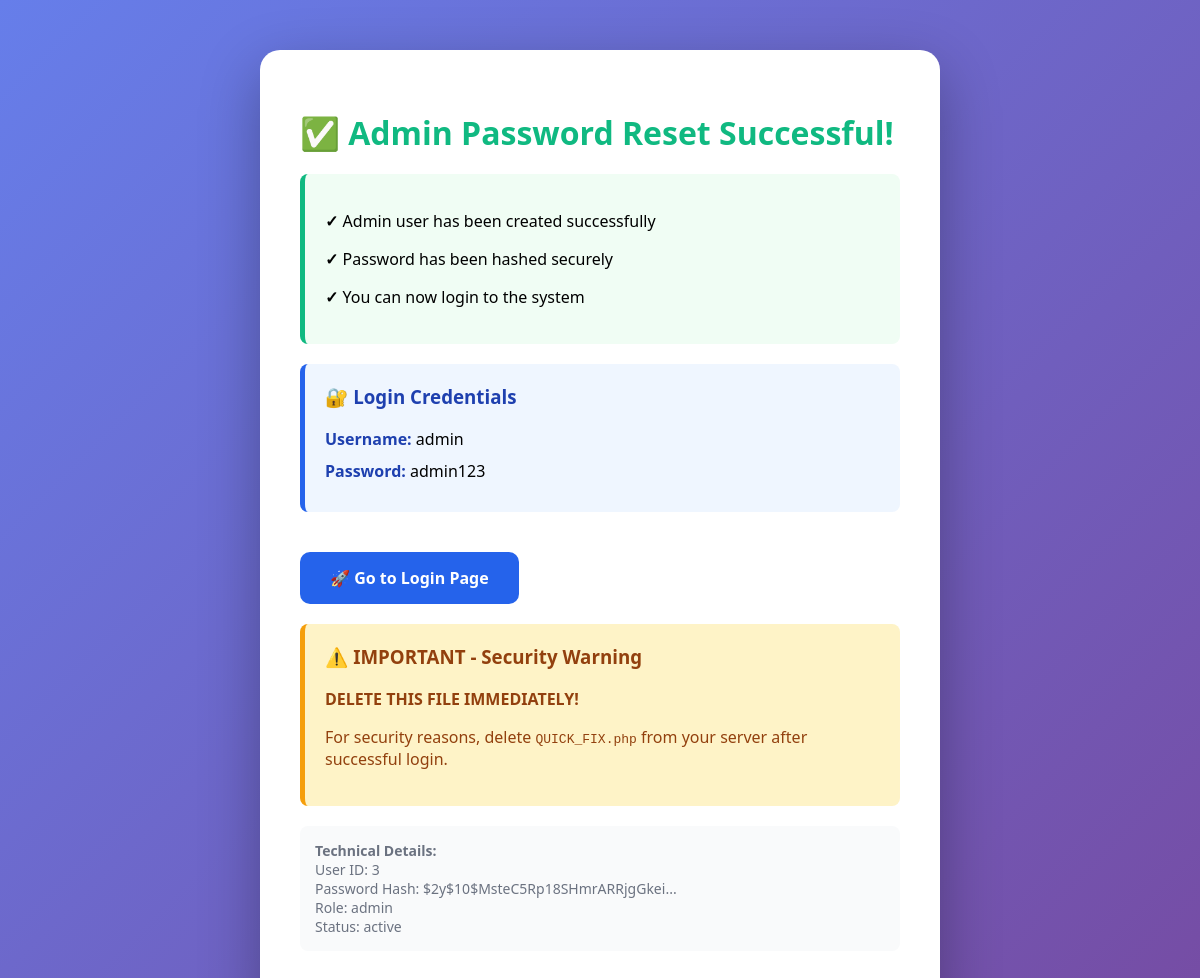
/QUICK_FIX.php, run on the app's committed database.
### tables this page shows
CREATE TABLE `users` (
  `id` int(11) NOT NULL AUTO_INCREMENT,
  `username` varchar(100) NOT NULL,
  `password` varchar(255) NOT NULL,
  `full_name` varchar(255) NOT NULL,
  `email` varchar(255) DEFAULT NULL,
  `phone` varchar(20) DEFAULT NULL,
  `role` enum('admin','pharmacist','cashier','manager') DEFAULT 'cashier',
  `status` enum('active','inactive') DEFAULT 'active',
  `created_at` timestamp NOT NULL DEFAULT current_timestamp(),
  `last_login` timestamp NULL DEFAULT NULL,
  PRIMARY KEY (`id`),
  UNIQUE KEY `username` (`username`),
  KEY `idx_username` (`username`),
  KEY `idx_role` (`role`)
);

### QUICK_FIX.php (the view, shortened to what this page needs)
<?php
$host = "localhost";
$user = "root";
$password = "";
$database = "pharmacy_db";
$conn = mysqli_connect($host, $user, $password, $database);
mysqli_query($conn, "DELETE FROM users WHERE username = 'admin'");
$username = 'admin';
$password_plain = 'admin123';
$password_hash = password_hash($password_plain, PASSWORD_DEFAULT);
$query = "INSERT INTO users (username, password, full_name, email, role, status)
          VALUES ('$username', '$password_hash', 'System Administrator', 'admin@pharmacy.com', 'admin', 'active')";
if (mysqli_query($conn, $query)) {
    $verify = mysqli_query($conn, "SELECT * FROM users WHERE username = 'admin'");
    $user = mysqli_fetch_assoc($verify);
    echo "<!DOCTYPE html>
    <html>
    <head>
    </head>
    <body>
        <div class='container'>
            <h1>✅ Admin Password Reset Successful!</h1>
            <div class='success-box'>
                <p><strong>✓</strong> Admin user has been created successfully</p>
                <p><strong>✓</strong> Password has been hashed securely</p>
                <p><strong>✓</strong> You can now login to the system</p>
            </div>
            <div class='credentials'>
                <h3 style='margin-top: 0; color: #1e40af;'>🔐 Login Credentials</h3>
                <p><strong>Username:</strong> admin</p>
                <p><strong>Password:</strong> admin123</p>
            </div>
            <a href='login.php' class='btn'>🚀 Go to Login Page</a>
            <div class='warning'>
                <h3 style='margin-top: 0;'>⚠️ IMPORTANT - Security Warning</h3>
                <p><strong>DELETE THIS FILE IMMEDIATELY!</strong></p>
                <p>For security reasons, delete <code>QUICK_FIX.php</code> from your server after successful login.</p>
            </div>
            <div class='info'>
                <strong>Technical Details:</strong><br>
                User ID: {$user['id']}<br>
                Password Hash: " . substr($user['password'], 0, 30) . "...<br>
                Role: {$user['role']}<br>
                Status: {$user['status']}
            </div>
        </div>
    </body>
    </html>";
}
?>

### QUICK_FIX.php (style rules this page uses)
body { font-family: 'Segoe UI', Arial, sans-serif; background: linear-gradient(135deg, #667eea 0%, #764ba2 100%); padding: 50px; margin: 0; }
.container { max-width: 600px; margin: 0 auto; background: white; padding: 40px; border-radius: 20px; box-shadow: 0 20px 60px rgba(0,0,0,0.3); }
h1 { color: #10b981; margin-bottom: 10px; }
.success-box { background: #f0fdf4; border-left: 5px solid #10b981; padding: 20px; margin: 20px 0; border-radius: 8px; }
.credentials { background: #eff6ff; border-left: 5px solid #2563eb; padding: 20px; margin: 20px 0; border-radius: 8px; }
.credentials p { margin: 10px 0; font-size: 16px; }
.credentials strong { color: #1e40af; }
.warning { background: #fef3c7; border-left: 5px solid #f59e0b; padding: 20px; margin: 20px 0; border-radius: 8px; color: #92400e; }
.btn { display: inline-block; padding: 15px 30px; background: #2563eb; color: white; text-decoration: none; border-radius: 10px; font-weight: 600; margin-top: 20px; transition: all 0.3s; }
.info { background: #f9fafb; padding: 15px; border-radius: 8px; margin: 20px 0; font-size: 14px; color: #6b7280; }

### data on the page
users: id "3", password "$2y$10$MsteC5Rp18SHmrARRjgGkei", role "admin", status "active"
